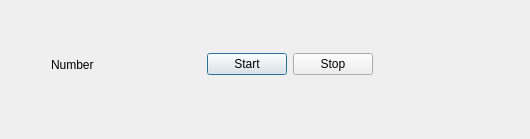
<?xml version="1.0" encoding="UTF-8"?>
<ui version="4.0">
 <class>Dialog</class>
 <widget class="QDialog" name="Dialog">
  <property name="geometry">
   <rect>
    <x>0</x>
    <y>0</y>
    <width>530</width>
    <height>139</height>
   </rect>
  </property>
  <property name="windowTitle">
   <string>Dialog</string>
  </property>
  <widget class="QWidget" name="">
   <property name="geometry">
    <rect>
     <x>40</x>
     <y>24</y>
     <width>451</width>
     <height>81</height>
    </rect>
   </property>
   <layout class="QHBoxLayout" name="horizontalLayout">
    <item>
     <widget class="QLabel" name="label">
      <property name="text">
       <string>Number</string>
      </property>
     </widget>
    </item>
    <item>
     <spacer name="horizontalSpacer_2">
      <property name="orientation">
       <enum>Qt::Horizontal</enum>
      </property>
      <property name="sizeHint" stdset="0">
       <size>
        <width>40</width>
        <height>20</height>
       </size>
      </property>
     </spacer>
    </item>
    <item>
     <widget class="QPushButton" name="pushButton">
      <property name="text">
       <string>Start</string>
      </property>
     </widget>
    </item>
    <item>
     <widget class="QPushButton" name="pushButton_2">
      <property name="text">
       <string>Stop</string>
      </property>
     </widget>
    </item>
    <item>
     <spacer name="horizontalSpacer">
      <property name="orientation">
       <enum>Qt::Horizontal</enum>
      </property>
      <property name="sizeHint" stdset="0">
       <size>
        <width>40</width>
        <height>20</height>
       </size>
      </property>
     </spacer>
    </item>
   </layout>
  </widget>
 </widget>
 <layoutdefault spacing="6" margin="11"/>
 <resources/>
 <connections/>
</ui>
